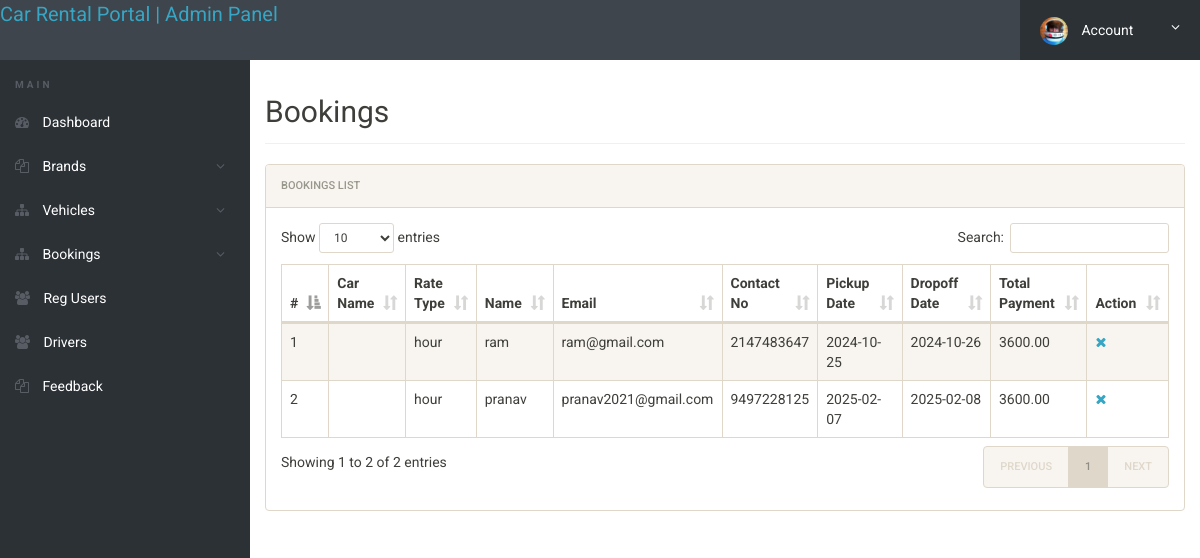
/admin/manage-bookings.php (signed in), run on the app's committed database.
### tables this page shows
CREATE TABLE IF NOT EXISTS `bookings` (
  `id` int NOT NULL AUTO_INCREMENT,
  `car_id` int NOT NULL,
  `rateType` varchar(50) NOT NULL,
  `name` varchar(255) NOT NULL,
  `email` varchar(255) NOT NULL,
  `phone` varchar(50) NOT NULL,
  `pickupDate` date NOT NULL,
  `dropoffDate` date NOT NULL,
  `totalPayment` decimal(10,2) NOT NULL,
  PRIMARY KEY (`id`),
  KEY `car_id` (`car_id`)
);

### admin/manage-bookings.php (the view, shortened to what this page needs)
<?php
include 'C:\wamp64\www\vehicle\database.php';
?>
<!doctype html>
<html lang="en" class="no-js">
<head>
    <link rel="stylesheet" href="css/font-awesome.min.css">
    <link rel="stylesheet" href="css/bootstrap.min.css">
    <link rel="stylesheet" href="css/dataTables.bootstrap.min.css">
    <link rel="stylesheet" href="css/bootstrap-social.css">
    <link rel="stylesheet" href="css/bootstrap-select.css">
    <link rel="stylesheet" href="css/fileinput.min.css">
    <link rel="stylesheet" href="css/awesome-bootstrap-checkbox.css">
    <link rel="stylesheet" href="css/style.css">
</head>
<body>
    <?php include('includes/header.php'); ?>
    <div class="ts-main-content">
        <?php include('includes/leftbar.php'); ?>
        <div class="content-wrapper">
            <div class="container-fluid">
                <div class="row">
                    <div class="col-md-12">
                        <h2 class="page-title">Bookings</h2>
                        <div class="panel panel-default">
                            <div class="panel-heading">Bookings List</div>
                            <div class="panel-body">
                                <table id="zctb" class="display table table-striped table-bordered table-hover" cellspacing="0" width="100%">
                                    <thead>
                                        <tr>
                                            <th>#</th>
                                            <th>Car Name</th>
                                            <th>Rate Type</th>
                                            <th>Name</th>
                                            <th>Email</th>
                                            <th>Contact No</th>
                                            <th>Pickup Date</th>
                                            <th>Dropoff Date</th>
                                            <th>Total Payment</th>
                                            <th>Action</th>
                                        </tr>
                                    </thead>
                                    <tbody>
                                        <?php
                                        $sql = "SELECT * FROM bookings";
                                        $result = $conn->query($sql);
                                        $cnt = 1;
                                        while ($row = $result->fetch_assoc()) {
                                        ?>
                                            <tr>
                                                <td><?php echo htmlentities($cnt); ?></td>
                                                <td><?php echo htmlentities($row['carName']); ?></td>
                                                <td><?php echo htmlentities($row['rateType']); ?></td>
                                                <td><?php echo htmlentities($row['name']); ?></td>
                                                <td><?php echo htmlentities($row['email']); ?></td>
                                                <td><?php echo htmlentities($row['phone']); ?></td>
                                                <td><?php echo htmlentities($row['pickupDate']); ?></td>
                                                <td><?php echo htmlentities($row['dropoffDate']); ?></td>
                                                <td><?php echo htmlentities($row['totalPayment']); ?></td>
                                                <td>
                                                    <a href="?del=<?php echo htmlentities($row['id']); ?>" onclick="return confirm('Are you sure you want to delete?');"><i class="fa fa-close"></i></a>
                                                </td>
                                            </tr>
                                        <?php
                                            $cnt++;
                                        }
                                        ?>
                                    </tbody>
                                </table>
                            </div>
                        </div>
                    </div>
                </div>
            </div>
        </div>
    </div>
</body>
</html>

### admin/css/style.css (style rules this page uses)
html { font-size: 14px; }
@media only screen and (min-width: 480px) { html { font-size: 17px; } }
@media only screen and (min-width: 768px) { html { font-size: 14px; } }
body { font-size: 1em; }
a { color: #37a6c4; }
.panel { overflow: hidden; }
.page-title { padding-bottom: 15px; margin-bottom: 20px; border-bottom: 1px solid #f0f0f0; }
.ts-main-content .content-wrapper { padding-top: 15px; margin-top: 60px; }
@media only screen and (min-width: 992px) { .ts-main-content .content-wrapper { margin-left: 250px; } }

### data on the page
bookings: rateType "hour", name "ram", email "ram@gmail.com", phone "2147483647", pickupDate "2024-10-25", dropoffDate "2024-10-26", totalPayment "3600.00"
bookings: rateType "hour", name "pranav", email "pranav2021@gmail.com", phone "9497228125", pickupDate "2025-02-07", dropoffDate "2025-02-08", totalPayment "3600.00"
